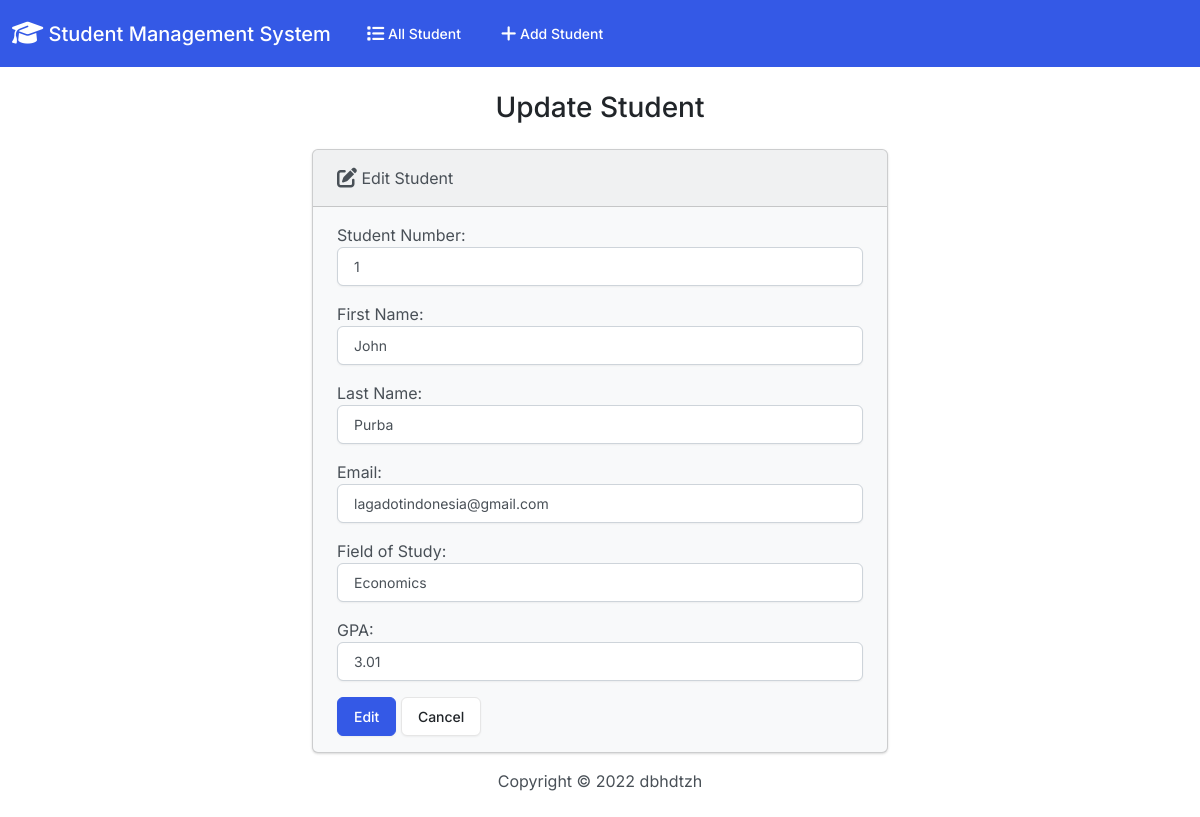
Before: /edit/2 with the older database file.
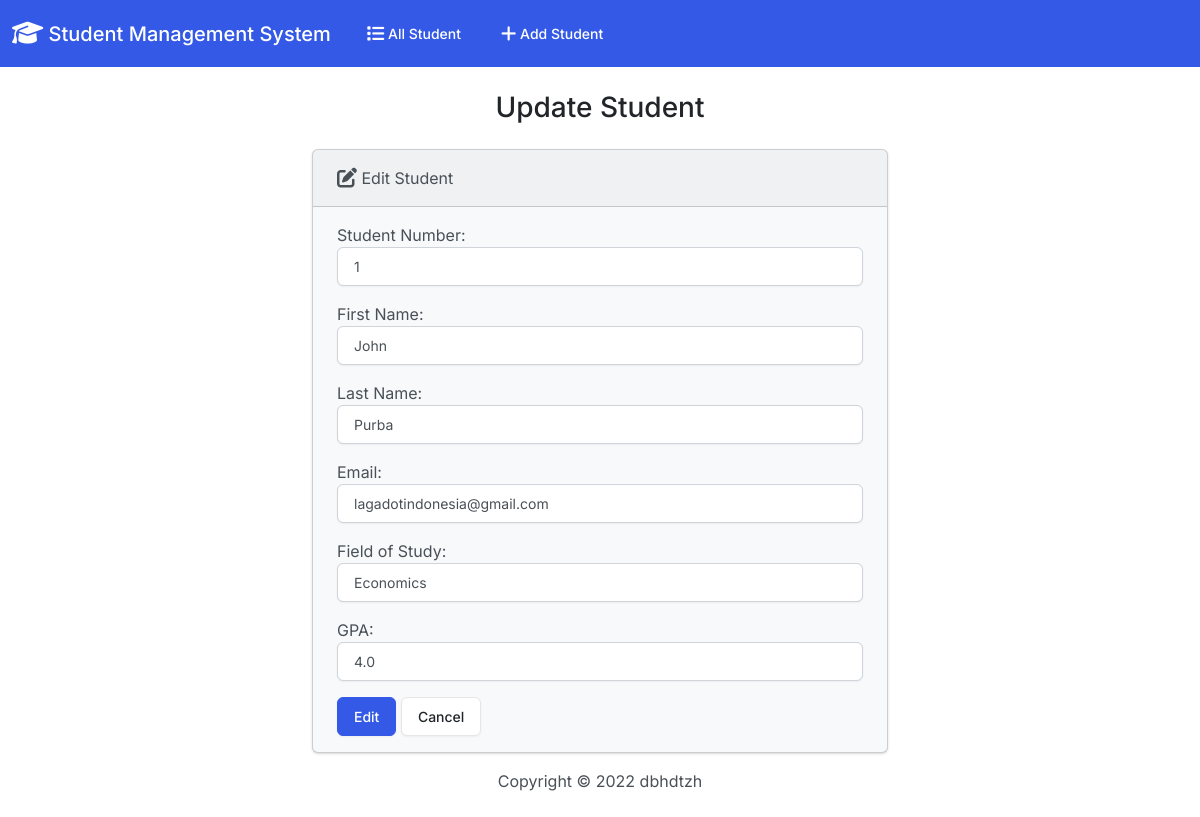
After: the same page with the newer database file.
### students/models.py (models this page shows, shortened)
class Student(models.Model):
    student_number = models.PositiveIntegerField()
    first_name = models.CharField(max_length=50)
    last_name = models.CharField(max_length=50)
    email = models.EmailField(max_length=100)
    field_of_study = models.CharField(max_length=50)
    gpa = models.FloatField()

### students/views.py (the view)
# urls.py: path('edit/<int:id>', views.edit_student, name='edit_student'),
def edit_student(request, id):
    if request.method == 'POST':
        student = Student.objects.get(pk=id)
        form = StudentForm(request.POST, instance=student)
        if form.is_valid():
            form.save()
            return render(request, 'students/edit_student.html', {
                'form': StudentForm(instance=student),
                'success': True
            })
    else:
        student = Student.objects.get(pk=id)
        form = StudentForm(instance=student)
    return render(request, 'students/edit_student.html', {'form': form})

### students/forms.py
class StudentForm(forms.ModelForm):
    class Meta:
        model = Student
        fields = ['student_number', 'first_name', 'last_name', 'email', 'field_of_study', 'gpa']
        labels = {
            'student_number': 'Student Number',
            'first_name': 'First Name',
            'last_name': 'Last Name',
            'email': 'Email',
            'field_of_study': 'Field of Study',
            'gpa': 'GPA',
        }
        widgets = {
            'student_number': forms.NumberInput(attrs={'class': 'form-control'}),
            'first_name': forms.TextInput(attrs={'class': 'form-control'}),
            'last_name': forms.TextInput(attrs={'class': 'form-control'}),
            'email': forms.EmailInput(attrs={'class': 'form-control'}),
            'field_of_study': forms.TextInput(attrs={'class': 'form-control'}),
            'gpa': forms.NumberInput(attrs={'class': 'form-control'}),
        }

### templates/students/edit_student.html (shortened to what this page needs)
{% extends "students/base.html" %}
{%  block body %}
    <h3 class="text-center m-4">Update Student</h3>
    {% if success %}
        <div class="alert alert-success" role="alert">
            The student has been updated successfully! <a href="{% url 'index' %}" class="alert-link">Go to homepage.</a>
        </div>
    {% else %}
        <div class="row justify-content-center">
            <div class="col-6">
                <div class="card bg-light mb-3">
                    <div class="card-header">
                        <i class="fa-solid fa-pen-to-square fa-lg"></i> Edit Student
                    </div>
                    <div class="card-body">
                        <form action="" method="POST">
                            {{ form.as_p }}
                            <button type="submit" class="btn btn-primary">Edit</button>
                            <a href="{% url 'index' %}" class="btn btn-secondary">Cancel</a>
                        </form>
                    </div>
                </div>
            </div>
        </div>
    {%  endif %}
{% endblock %}

Changed rows visible on the page:
changed Student "John": gpa "3.01" → "4.0"
